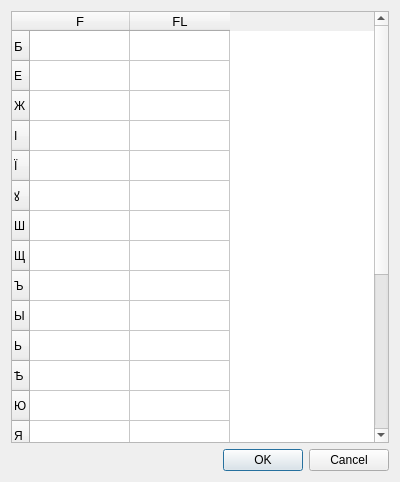
<?xml version="1.0" encoding="UTF-8"?>
<ui version="4.0">
 <class>weight_settings</class>
 <widget class="QDialog" name="weight_settings">
  <property name="geometry">
   <rect>
    <x>0</x>
    <y>0</y>
    <width>400</width>
    <height>482</height>
   </rect>
  </property>
  <property name="windowTitle">
   <string>Энергия букв без удельных весов</string>
  </property>
  <property name="windowIcon">
   <iconset resource="res.qrc">
    <normaloff>:/ico/main.ico</normaloff>:/ico/main.ico</iconset>
  </property>
  <property name="sizeGripEnabled">
   <bool>false</bool>
  </property>
  <layout class="QVBoxLayout" name="verticalLayout">
   <item>
    <widget class="QTableWidget" name="tableWidget">
     <property name="lineWidth">
      <number>1</number>
     </property>
     <property name="alternatingRowColors">
      <bool>false</bool>
     </property>
     <property name="selectionBehavior">
      <enum>QAbstractItemView::SelectRows</enum>
     </property>
     <property name="gridStyle">
      <enum>Qt::SolidLine</enum>
     </property>
     <property name="sortingEnabled">
      <bool>false</bool>
     </property>
     <row>
      <property name="text">
       <string>Б</string>
      </property>
      <property name="font">
       <font>
        <pointsize>10</pointsize>
        <weight>50</weight>
        <bold>false</bold>
       </font>
      </property>
     </row>
     <row>
      <property name="text">
       <string>Е</string>
      </property>
     </row>
     <row>
      <property name="text">
       <string>Ж</string>
      </property>
     </row>
     <row>
      <property name="text">
       <string>I</string>
      </property>
     </row>
     <row>
      <property name="text">
       <string>Ї</string>
      </property>
     </row>
     <row>
      <property name="text">
       <string>ꙋ</string>
      </property>
     </row>
     <row>
      <property name="text">
       <string>Ш</string>
      </property>
     </row>
     <row>
      <property name="text">
       <string>Щ</string>
      </property>
     </row>
     <row>
      <property name="text">
       <string>Ъ</string>
      </property>
     </row>
     <row>
      <property name="text">
       <string>Ы</string>
      </property>
     </row>
     <row>
      <property name="text">
       <string>Ь</string>
      </property>
     </row>
     <row>
      <property name="text">
       <string>Ѣ</string>
      </property>
     </row>
     <row>
      <property name="text">
       <string>Ю</string>
      </property>
     </row>
     <row>
      <property name="text">
       <string>Я</string>
      </property>
     </row>
     <row>
      <property name="text">
       <string>Ѥ</string>
      </property>
     </row>
     <row>
      <property name="text">
       <string>ѡ</string>
      </property>
     </row>
     <row>
      <property name="text">
       <string>Ѧ</string>
      </property>
     </row>
     <row>
      <property name="text">
       <string>Ѫ</string>
      </property>
     </row>
     <row>
      <property name="text">
       <string>Ѩ</string>
      </property>
     </row>
     <row>
      <property name="text">
       <string>Ѭ</string>
      </property>
     </row>
     <row>
      <property name="text">
       <string>Ѵ</string>
      </property>
     </row>
     <column>
      <property name="text">
       <string>F</string>
      </property>
      <property name="toolTip">
       <string extracomment="Вес для расчета F"/>
      </property>
      <property name="font">
       <font>
        <pointsize>10</pointsize>
       </font>
      </property>
     </column>
     <column>
      <property name="text">
       <string>FL</string>
      </property>
      <property name="toolTip">
       <string extracomment="Энергия для расчта  FL"/>
      </property>
      <property name="font">
       <font>
        <pointsize>10</pointsize>
       </font>
      </property>
     </column>
     <item row="0" column="0">
      <property name="text">
       <string/>
      </property>
     </item>
     <item row="1" column="0">
      <property name="text">
       <string/>
      </property>
     </item>
     <item row="2" column="0">
      <property name="text">
       <string/>
      </property>
     </item>
     <item row="3" column="0">
      <property name="text">
       <string/>
      </property>
     </item>
    </widget>
   </item>
   <item>
    <widget class="QDialogButtonBox" name="buttonBox">
     <property name="orientation">
      <enum>Qt::Horizontal</enum>
     </property>
     <property name="standardButtons">
      <set>QDialogButtonBox::Cancel|QDialogButtonBox::Ok</set>
     </property>
    </widget>
   </item>
  </layout>
 </widget>
 <resources>
  <include location="res.qrc"/>
 </resources>
 <connections>
  <connection>
   <sender>buttonBox</sender>
   <signal>accepted()</signal>
   <receiver>weight_settings</receiver>
   <slot>accept()</slot>
   <hints>
    <hint type="sourcelabel">
     <x>248</x>
     <y>254</y>
    </hint>
    <hint type="destinationlabel">
     <x>157</x>
     <y>274</y>
    </hint>
   </hints>
  </connection>
  <connection>
   <sender>buttonBox</sender>
   <signal>rejected()</signal>
   <receiver>weight_settings</receiver>
   <slot>reject()</slot>
   <hints>
    <hint type="sourcelabel">
     <x>316</x>
     <y>260</y>
    </hint>
    <hint type="destinationlabel">
     <x>286</x>
     <y>274</y>
    </hint>
   </hints>
  </connection>
 </connections>
</ui>
